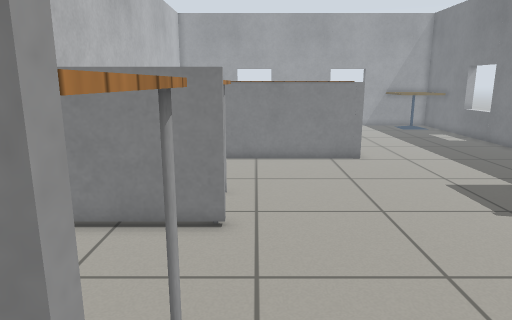
view 1 (above)

22 first-person views from a walk through a world built for the Gazebo simulator. The camera is 1 m above the floor, tilts 12° down and sees 70° across. The floor is counted in squares, 0.25 m on a side. Each view is taken from the middle of a square. On the plan, view 1 faces up. The plan holds only what a view shows up to about 20 squares ahead; the rest is blank. Simple patterns stand in for the simulator's built-in surfaces.

view 2
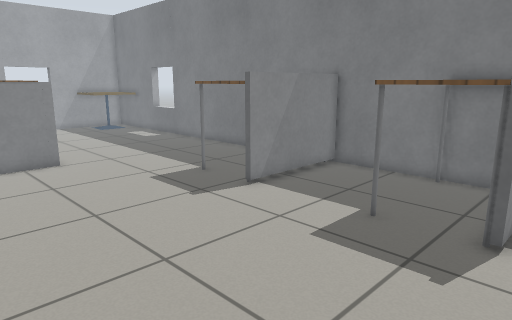

view 3
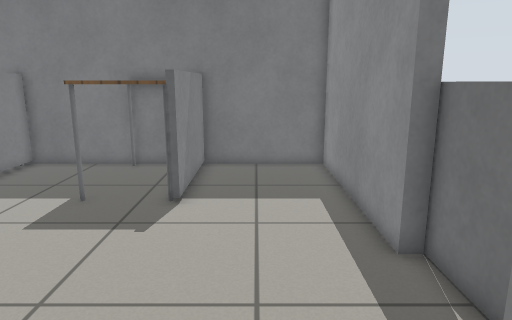

view 4
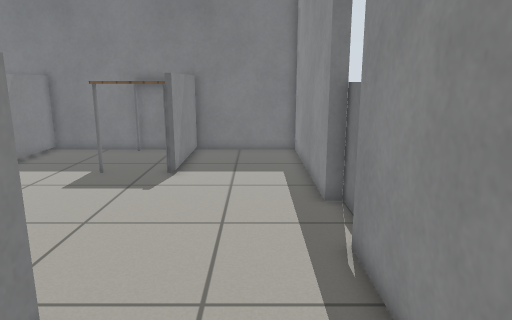

view 5
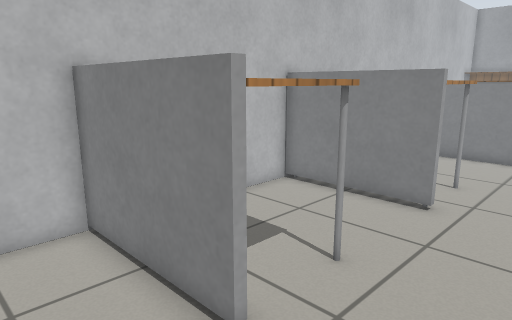

view 6
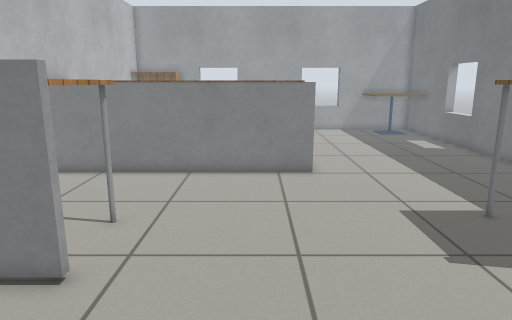

view 7
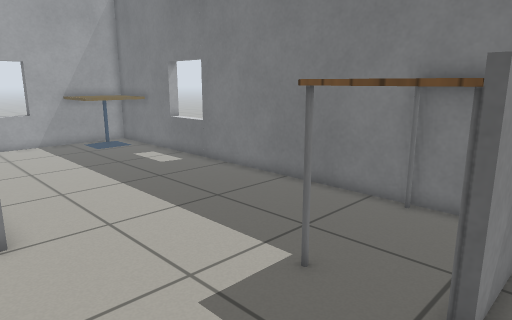

view 8
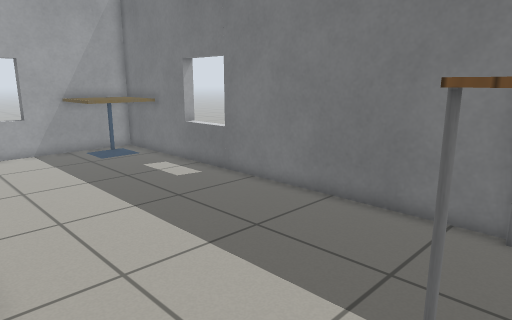

view 9
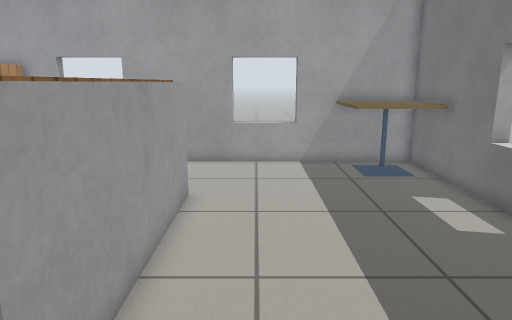

view 10
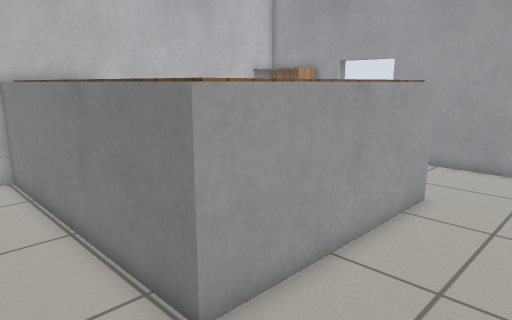

view 11
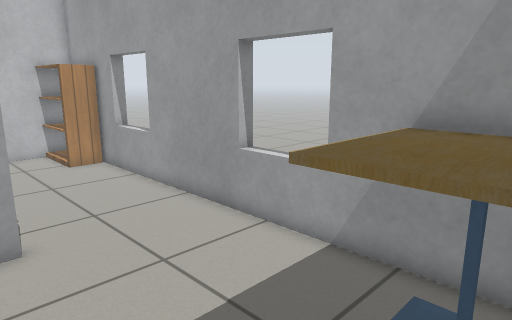

view 12
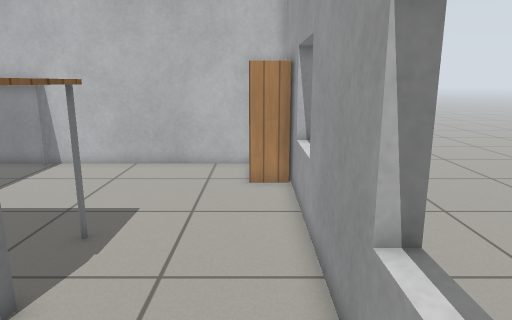

view 13
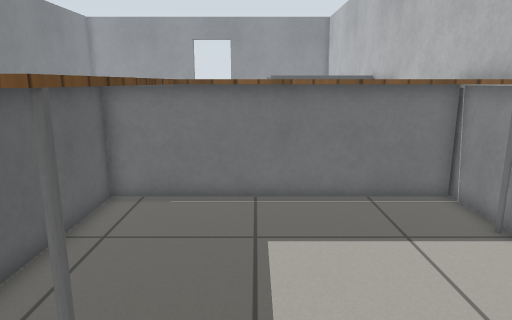

view 14
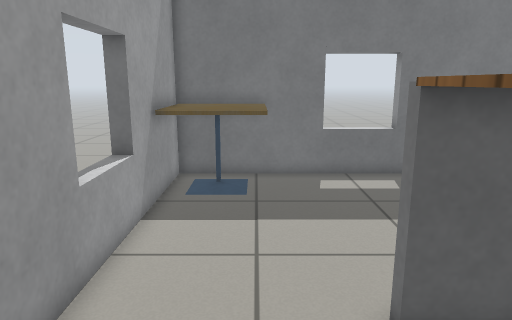

view 15
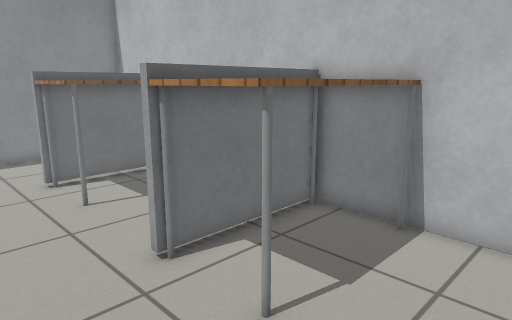

view 16
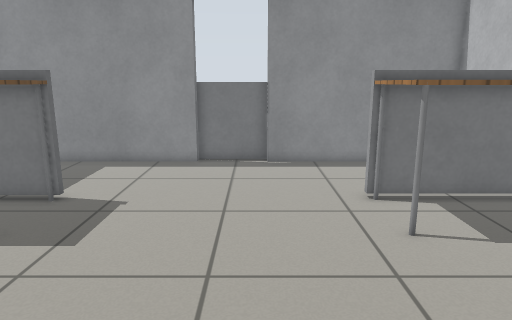

view 17
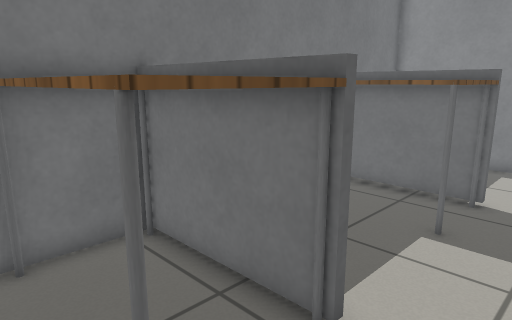

view 18
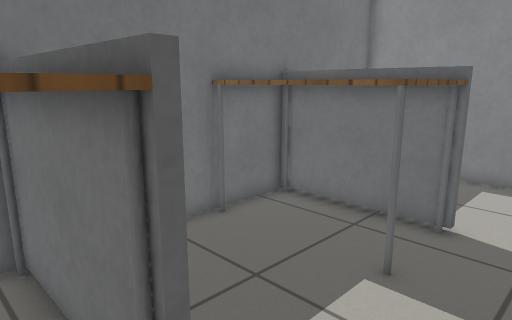

view 19
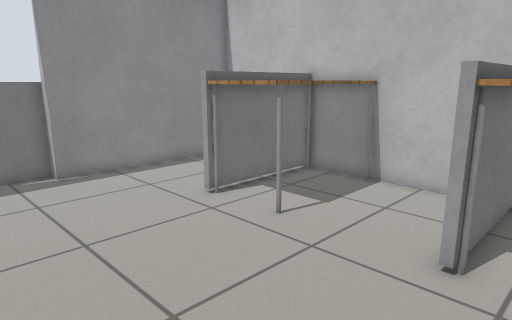

view 20
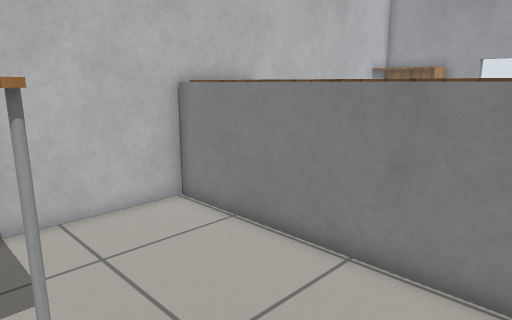

view 21
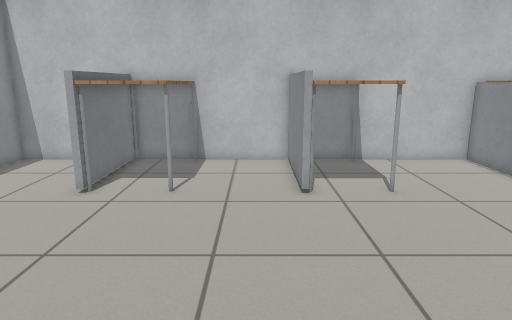

view 22
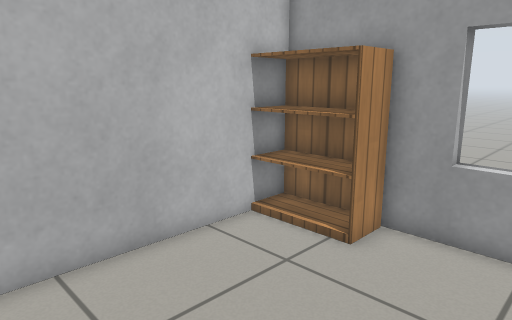

### Floor plan
Key: @ floor where view 1 was taken; # wall or solid block; . floor; D open door; = window, fence, low wall or low ledge; B wooden box; T table; G grey box; C cafe table; K bookshelf.
Columns run from 7 left of view 1 to 16 right of it. Each row starts with its distance up from view 1.
 35 ######==################
 34 #KKKK#===######==##CCCC#
 33 #KKKK..............CCCC#
 32 #..................CCCC#
 31 #..................CCCC#
 30 #......................#
 29 #........TTTT..........#
 28 #........T  T#.........#
 27 #........T  T#.........=
 26 #........T  T#.........=
 25 #........T  T#.........#
 24 #........T  T#.........#
 23 #TTTTTTBBB  ##.........#
 22 #           B#.........#
 21 #           B#.........#
 20 #TTTTTTBBBBBB#.........#
 19 ##############.........#
 18 #......................#
 17 #......................#
 16 #......................#
 15 #......................#
 14 #................TTTTTT#
 13 #TTTTTT..........T    T#
 12 #     T..........T     #
 11 #     T..........T    T#
 10 #TTTTT#..........#######
  9 #......................#
  8 #......................#
  7 #......................#
  6 #......................#
  5 #TTTTTT..........TTTTTT#
  4 #     T..........T     #
  3 #     T..........T     #
  2 #TTTTTT..........#TTTTT#
  1 #######................#
  0 #......@...............#
 -1 #......................#
 -2 #......................#
 -3 #......................#
 -4 ##########DDD###########
 -5          #GGGD

Where each view was taken, in squares from view 1:
view 1: 0 up, 0 right, facing up
view 2: 0 up, 0 right, facing up-right
view 3: 1 down, 2 left, facing right
view 4: 2 down, 6 left, facing right
view 5: 2 down, 3 right, facing up-left
view 6: 3 up, 3 right, facing up
view 7: 9 up, 4 right, facing up-right
view 8: 12 up, 5 right, facing up-right
view 9: 16 up, 8 right, facing up
view 10: 16 up, 10 right, facing up-left
view 11: 27 up, 15 right, facing up-left
view 12: 33 up, 11 right, facing left
view 13: 32 up, 0 right, facing down
view 14: 31 up, 0 right, facing right
view 15: 17 up, 3 right, facing down-left
view 16: 14 up, 3 right, facing down
view 17: 15 up, 7 right, facing down-right
view 18: 12 up, 7 right, facing down-right
view 19: 12 up, 7 right, facing down-left
view 20: 12 up, 4 right, facing up-left
view 21: 8 up, 12 right, facing left
view 22: 25 up, 1 right, facing up-left
